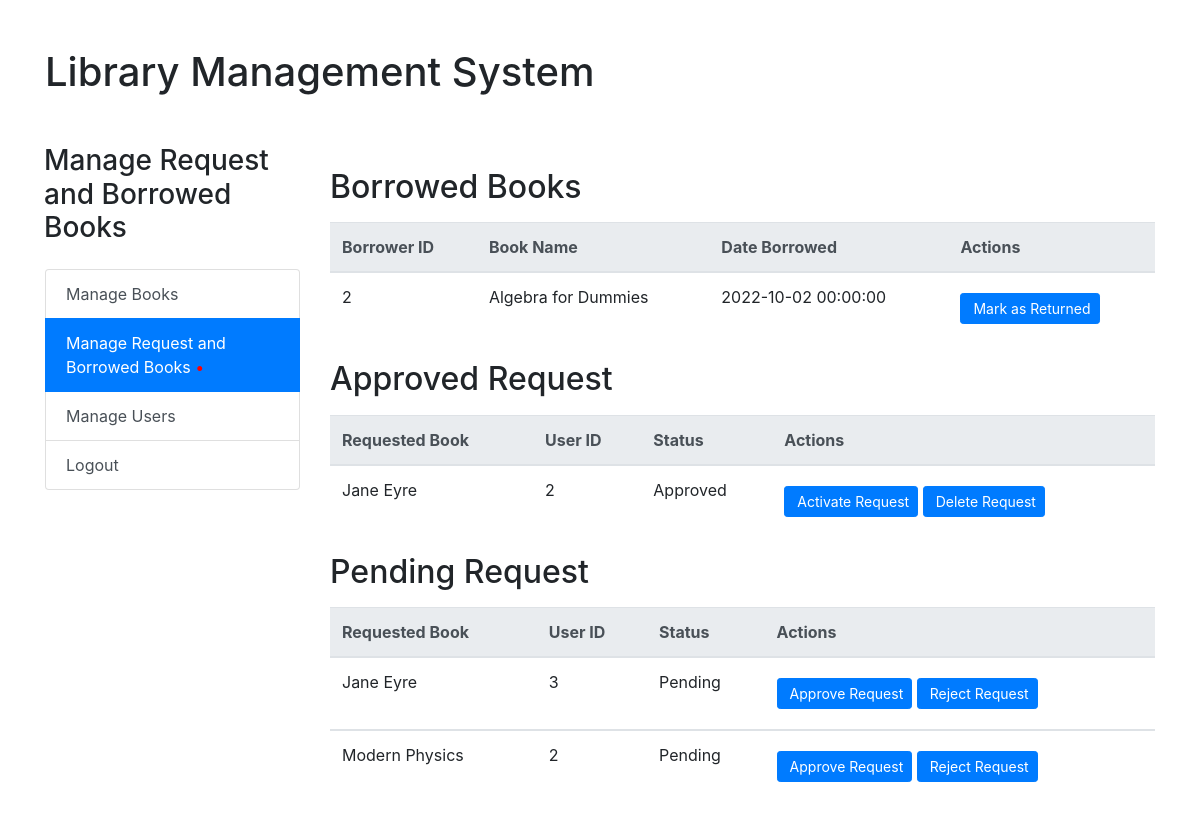
The page /rb/manage (signed in) on the database its author committed.
### app/models.py (models this page shows, shortened)
class Borrowed(db.Model):
    id = db.Column(db.Integer, primary_key=True)
    book_name = db.Column(db.String(140))
    user_id = db.Column(db.Integer, db.ForeignKey('user.id'))
    date = db.Column(db.DateTime, index=True, default=datetime.utcnow().date())
    status = db.Column(db.Boolean, index=True, unique=False, default=True)

class Request(db.Model):
    id = db.Column(db.Integer, primary_key=True)
    book_name = db.Column(db.String(140))
    user_id = db.Column(db.Integer, db.ForeignKey('user.id'))
    status = db.Column(db.String(140))

### app/routes.py (the view)
@app.route('/rb/manage', methods=['GET', 'POST'])
@login_required
def rb_dashboard():
    if current_user.is_authenticated and  current_user.isAdmin == False :
        return redirect(url_for('user_dashboard'))
    request = Request.query.all()
    borrows = Borrowed.query.order_by(Borrowed.date).all()
    request_ordered = Request.query.order_by(Request.book_name).all()
    return render_template('manage_request_and_borrows.html', requests=request_ordered, borrows=borrows,  id=current_user.id, username=current_user.username)

### app/models.py (called while the page is built)
@login_manager.user_loader
def load_user(id):
    return User.query.get(int(id))

### app/templates/manage_request_and_borrows.html (shortened to what this page needs)
<!DOCTYPE html>
<html lang="en">
  <head>
<link rel="stylesheet" href="https://cdn.jsdelivr.net/npm/bootstrap@4.3.1/dist/css/bootstrap.min.css">
  </head>
  <body>
<div class="container py-5 mb5">
  <h1 class="mb-5">Library Management System</h1>
  <div class="row">
    <div class="col-md-3">
        <form class="mb-3">
          <div class="input-group">
            <div class="input-group-append">
              <h3>Manage Request and Borrowed Books</h3>
            </div>
          </div>
        </form>
        <div class="list-group">
          <a href="{{ url_for('manage_book') }}" class="list-group-item list-group-item-action"> Manage Books </a>
          <a href="{{ url_for('rb_dashboard') }}" class="list-group-item list-group-item-action active">Manage Request and Borrowed Books <span style="color: red;">•</span></a>
          <a href="{{ url_for('manage_users') }}" class="list-group-item list-group-item-action">Manage Users</a>
          <a href="{{ url_for('logout') }}" class="list-group-item list-group-item-action">Logout</a>
        </div>
    </div>
    <div class="col-md-9">
 <br/>
 <h2>Borrowed Books</h2>
  <table class="table my-3">
  <thead class="thead-light">
    <tr>
      <th scope="col">Borrower ID</th>
      <th scope="col">Book Name</th>
      <th scope="col">Date Borrowed</th>
      <th scope="col">Actions</th>
    </tr>
  </thead>
  <tbody>
    {% for borrow in borrows %}
    <tr>
      <td>
        {{ borrow.user_id}}
      </td>
      <td>
        {{ borrow.book_name}}
      </td>
      <td>
        {{ borrow.date}}
      </td>
      <td>
        <a href="{{ url_for('delete_borrowed', id=borrow.id) }}" class="btn btn-sm btn-primary my-1 my-sm-2">
          Mark as Returned</a>
      </td>
    </tr>
  </tbody>
  {% endfor %}
</table>
 <h2>Approved Request</h2>
  <table class="table my-3">
  <thead class="thead-light">
    <tr>
      <th scope="col">Requested Book</th>
      <th scope="col">User ID</th>
      <th scope="col">Status</th>
      <th scope="col">Actions</th>
    </tr>
  </thead>
  <tbody>
    {% for request in requests %}
    {% if request.status == "Approved"%}
    <tr>
      <td>
        {{ request.book_name}}
      </td>
      <td>
        {{ request.user_id}}
      </td>
      <td>
        {{ request.status}}
      </td>
      <td>
        <a href="{{ url_for('borrow', id=request.id) }}" class="btn btn-sm btn-primary my-1 my-sm-2">
          Activate Request</a>
          <a href="{{ url_for('delete_request', id=request.id) }}" class="btn btn-sm btn-primary my-1 my-sm-2">
            Delete Request</a>
      </td>
    </tr>
  {% endif %}
  </tbody>
  {% endfor %}
</table>
<h2>Pending Request</h2>
<table class="table my-3">
<thead class="thead-light">
  <tr>
    <th scope="col">Requested Book</th>
    <th scope="col">User ID</th>
    <th scope="col">Status</th>
    <th scope="col">Actions</th>
  </tr>
</thead>
  {% for request in requests %}
  {% if request.status == "Pending"%}
  <tr>
    <td>
      {{ request.book_name}}
    </td>
    <td>
      {{ request.user_id}}
    </td>
    <td>
      {{ request.status}}
    </td>
    <td>
      <a href="{{ url_for('approve_request', id= request.id) }}" class="btn btn-sm btn-primary my-1 my-sm-2">
        Approve Request</a>
        <a href="{{ url_for('delete_request', id= request.id) }}" class="btn btn-sm btn-primary my-1 my-sm-2">
          Reject Request</a>
    </td>
  </tr>
{% endif %}
{% endfor %}
</table>
    </div>
  </div>
</div>
  </body>
</html>

### rows shown on the page
Borrowed: user_id "2", book_name "Algebra for Dummies", date "2022-10-02 00:00:00"
Request: book_name "Jane Eyre", user_id "2", status "Approved"
Request: book_name "Jane Eyre", user_id "3", status "Pending"
Request: book_name "Modern Physics", user_id "2", status "Pending"
